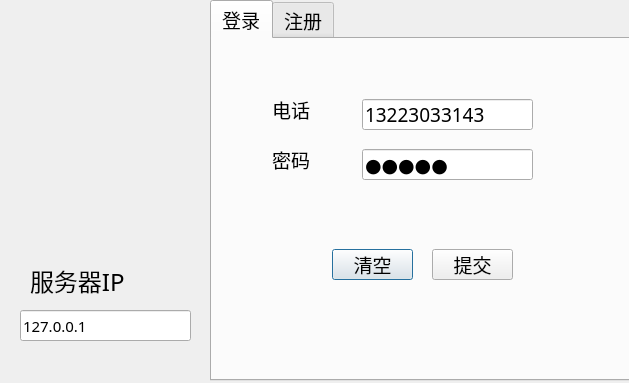
<?xml version="1.0" encoding="UTF-8"?>
<ui version="4.0">
 <class>chatDialog</class>
 <widget class="QDialog" name="chatDialog">
  <property name="geometry">
   <rect>
    <x>0</x>
    <y>0</y>
    <width>629</width>
    <height>383</height>
   </rect>
  </property>
  <property name="windowTitle">
   <string>AppetenChat</string>
  </property>
  <property name="windowIcon">
   <iconset resource="resource.qrc">
    <normaloff>:/src/resource/images/logo_real.png</normaloff>:/src/resource/images/logo_real.png</iconset>
  </property>
  <widget class="QLabel" name="lb_icon">
   <property name="geometry">
    <rect>
     <x>0</x>
     <y>0</y>
     <width>211</width>
     <height>231</height>
    </rect>
   </property>
   <property name="text">
    <string/>
   </property>
   <property name="pixmap">
    <pixmap resource="resource.qrc">:/src/resource/images/cyberlogoWord.png_swing.gif</pixmap>
   </property>
   <property name="scaledContents">
    <bool>true</bool>
   </property>
  </widget>
  <widget class="QTabWidget" name="tabWidget">
   <property name="geometry">
    <rect>
     <x>210</x>
     <y>0</y>
     <width>421</width>
     <height>381</height>
    </rect>
   </property>
   <property name="font">
    <font>
     <family>104-上首鸿志手写体</family>
     <pointsize>14</pointsize>
    </font>
   </property>
   <property name="currentIndex">
    <number>0</number>
   </property>
   <widget class="QWidget" name="tab">
    <attribute name="title">
     <string>登录</string>
    </attribute>
    <widget class="QLabel" name="lb_tel">
     <property name="geometry">
      <rect>
       <x>60</x>
       <y>60</y>
       <width>51</width>
       <height>21</height>
      </rect>
     </property>
     <property name="font">
      <font>
       <family>104-上首鸿志手写体</family>
       <pointsize>14</pointsize>
      </font>
     </property>
     <property name="text">
      <string>电话</string>
     </property>
    </widget>
    <widget class="QLabel" name="lb_password">
     <property name="geometry">
      <rect>
       <x>60</x>
       <y>110</y>
       <width>51</width>
       <height>21</height>
      </rect>
     </property>
     <property name="font">
      <font>
       <family>104-上首鸿志手写体</family>
       <pointsize>14</pointsize>
      </font>
     </property>
     <property name="text">
      <string>密码</string>
     </property>
    </widget>
    <widget class="QPushButton" name="pb_clear">
     <property name="geometry">
      <rect>
       <x>120</x>
       <y>210</y>
       <width>81</width>
       <height>31</height>
      </rect>
     </property>
     <property name="text">
      <string>清空</string>
     </property>
    </widget>
    <widget class="QPushButton" name="pb_commit">
     <property name="geometry">
      <rect>
       <x>220</x>
       <y>210</y>
       <width>81</width>
       <height>31</height>
      </rect>
     </property>
     <property name="text">
      <string>提交</string>
     </property>
    </widget>
    <widget class="QLineEdit" name="le_tel">
     <property name="geometry">
      <rect>
       <x>150</x>
       <y>60</y>
       <width>171</width>
       <height>31</height>
      </rect>
     </property>
     <property name="toolTip">
      <string>&lt;html&gt;&lt;head/&gt;&lt;body&gt;&lt;p&gt;11位数字&lt;/p&gt;&lt;/body&gt;&lt;/html&gt;</string>
     </property>
     <property name="text">
      <string>13223033143</string>
     </property>
    </widget>
    <widget class="QLineEdit" name="le_password">
     <property name="geometry">
      <rect>
       <x>150</x>
       <y>110</y>
       <width>171</width>
       <height>31</height>
      </rect>
     </property>
     <property name="toolTip">
      <string>&lt;html&gt;&lt;head/&gt;&lt;body&gt;&lt;p&gt;50位数字或英文字母&lt;/p&gt;&lt;/body&gt;&lt;/html&gt;</string>
     </property>
     <property name="text">
      <string>Chris</string>
     </property>
     <property name="echoMode">
      <enum>QLineEdit::Password</enum>
     </property>
    </widget>
   </widget>
   <widget class="QWidget" name="tab_2">
    <attribute name="title">
     <string>注册</string>
    </attribute>
    <widget class="QLabel" name="lb_password_register">
     <property name="geometry">
      <rect>
       <x>60</x>
       <y>110</y>
       <width>51</width>
       <height>21</height>
      </rect>
     </property>
     <property name="font">
      <font>
       <family>104-上首鸿志手写体</family>
       <pointsize>14</pointsize>
      </font>
     </property>
     <property name="text">
      <string>密码</string>
     </property>
     <property name="scaledContents">
      <bool>true</bool>
     </property>
    </widget>
    <widget class="QPushButton" name="pb_clear_register">
     <property name="geometry">
      <rect>
       <x>120</x>
       <y>210</y>
       <width>81</width>
       <height>31</height>
      </rect>
     </property>
     <property name="text">
      <string>清空</string>
     </property>
    </widget>
    <widget class="QLineEdit" name="le_tel_register">
     <property name="geometry">
      <rect>
       <x>150</x>
       <y>60</y>
       <width>171</width>
       <height>31</height>
      </rect>
     </property>
     <property name="toolTip">
      <string>&lt;html&gt;&lt;head/&gt;&lt;body&gt;&lt;p&gt;11位数字&lt;/p&gt;&lt;/body&gt;&lt;/html&gt;</string>
     </property>
    </widget>
    <widget class="QLabel" name="lb_tel_register">
     <property name="geometry">
      <rect>
       <x>60</x>
       <y>60</y>
       <width>61</width>
       <height>21</height>
      </rect>
     </property>
     <property name="font">
      <font>
       <family>104-上首鸿志手写体</family>
       <pointsize>14</pointsize>
      </font>
     </property>
     <property name="autoFillBackground">
      <bool>false</bool>
     </property>
     <property name="text">
      <string>电话</string>
     </property>
     <property name="scaledContents">
      <bool>true</bool>
     </property>
    </widget>
    <widget class="QLineEdit" name="le_password_register">
     <property name="geometry">
      <rect>
       <x>150</x>
       <y>110</y>
       <width>171</width>
       <height>31</height>
      </rect>
     </property>
     <property name="toolTip">
      <string>&lt;html&gt;&lt;head/&gt;&lt;body&gt;&lt;p&gt;50字符&lt;/p&gt;&lt;/body&gt;&lt;/html&gt;</string>
     </property>
     <property name="echoMode">
      <enum>QLineEdit::Password</enum>
     </property>
    </widget>
    <widget class="QPushButton" name="pb_commit_register">
     <property name="geometry">
      <rect>
       <x>220</x>
       <y>210</y>
       <width>81</width>
       <height>31</height>
      </rect>
     </property>
     <property name="text">
      <string>提交</string>
     </property>
    </widget>
    <widget class="QLabel" name="lb_name_register_">
     <property name="geometry">
      <rect>
       <x>60</x>
       <y>160</y>
       <width>51</width>
       <height>31</height>
      </rect>
     </property>
     <property name="font">
      <font>
       <family>104-上首鸿志手写体</family>
       <pointsize>14</pointsize>
      </font>
     </property>
     <property name="text">
      <string>昵称</string>
     </property>
    </widget>
    <widget class="QLineEdit" name="le_name_register_">
     <property name="geometry">
      <rect>
       <x>150</x>
       <y>160</y>
       <width>171</width>
       <height>31</height>
      </rect>
     </property>
     <property name="toolTip">
      <string>&lt;html&gt;&lt;head/&gt;&lt;body&gt;&lt;p&gt;50个字符&lt;/p&gt;&lt;/body&gt;&lt;/html&gt;</string>
     </property>
    </widget>
   </widget>
  </widget>
  <widget class="QLineEdit" name="le_ip">
   <property name="geometry">
    <rect>
     <x>20</x>
     <y>310</y>
     <width>171</width>
     <height>31</height>
    </rect>
   </property>
   <property name="font">
    <font>
     <family>104-上首鸿志手写体</family>
     <pointsize>11</pointsize>
    </font>
   </property>
   <property name="toolTip">
    <string>&lt;html&gt;&lt;head/&gt;&lt;body&gt;&lt;p&gt;50位数字或英文字母&lt;/p&gt;&lt;/body&gt;&lt;/html&gt;</string>
   </property>
   <property name="text">
    <string>127.0.0.1</string>
   </property>
   <property name="echoMode">
    <enum>QLineEdit::Normal</enum>
   </property>
  </widget>
  <widget class="QLabel" name="label">
   <property name="geometry">
    <rect>
     <x>30</x>
     <y>260</y>
     <width>131</width>
     <height>41</height>
    </rect>
   </property>
   <property name="font">
    <font>
     <family>104-上首鸿志手写体</family>
     <pointsize>18</pointsize>
    </font>
   </property>
   <property name="text">
    <string>服务器IP</string>
   </property>
  </widget>
  <zorder>tabWidget</zorder>
  <zorder>lb_icon</zorder>
  <zorder>le_ip</zorder>
  <zorder>label</zorder>
 </widget>
 <resources>
  <include location="resource.qrc"/>
 </resources>
 <connections/>
</ui>
